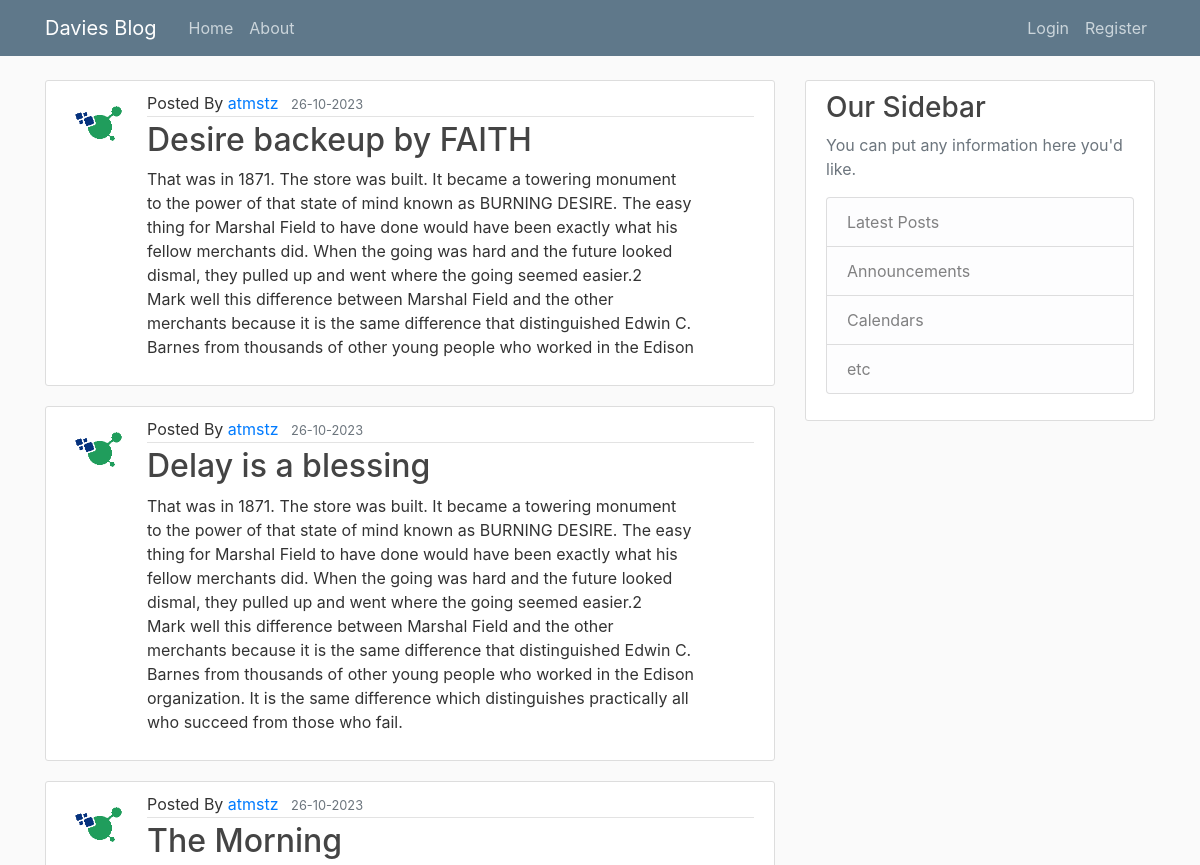
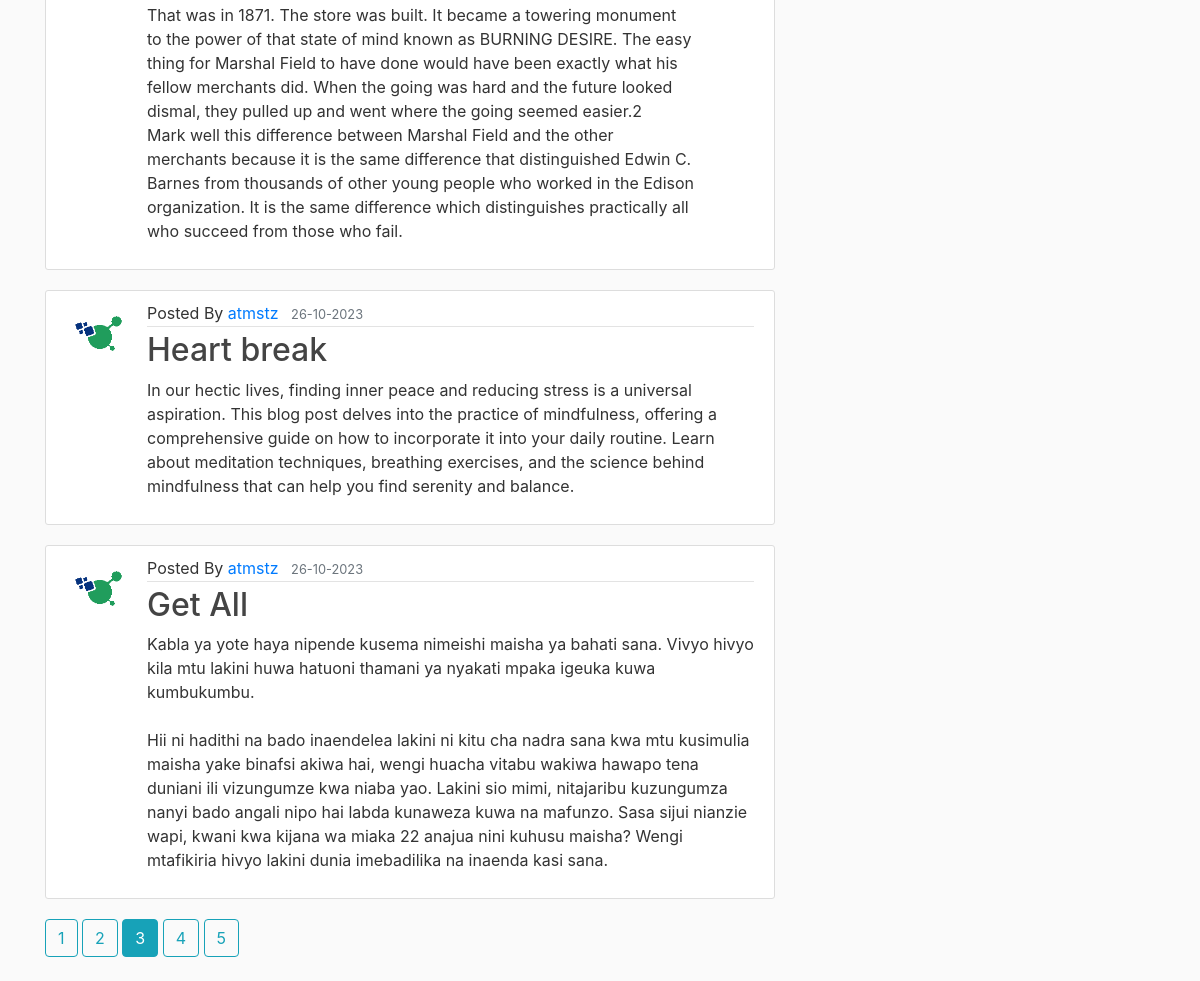
Screenshot of /home?page=3 with the database file from the repository (2 pictures, top to bottom).
### DaviesBlog/models.py (models this page shows, shortened)
class Post(db.Model, UserMixin):
    id = db.Column(db.Integer, primary_key=True)
    title = db.Column(db.String(100), nullable=False)
    date_posted = db.Column(db.DateTime, nullable=False, default=datetime.utcnow)
    content = db.Column(db.Text, nullable=False)
    user_id = db.Column(db.Integer, db.ForeignKey('user.id'), nullable=False)

class User(db.Model, UserMixin):
    id = db.Column(db.Integer, primary_key=True)
    username = db.Column(db.String(20), unique=True, nullable=False)
    email = db.Column(db.String(120), unique=True, nullable=False)
    image_file = db.Column(db.String(20), nullable=False, default='default.jpg')
    password = db.Column(db.String(60), nullable=False)
    posts = db.relationship('Post', backref='author', lazy=True)

### DaviesBlog/main/routes.py (the view)
@main.route("/")
@main.route("/home")
def home():
    page = request.args.get('page', 1, type=int)
    posts = Post.query.order_by(Post.date_posted.desc()).paginate(page=page,  per_page=5)
    return render_template('home.html', posts=posts)

### DaviesBlog/templates/home.html
{% extends "layout.html" %}
    {% block content %}
       {% for post in posts.items  %}
        <article class="media content-section">
            <img class="rounded-circle article-img" src="{{ url_for('static', filename='profile_pics/' + post.author.image_file) }}" alt="">
            <div class="media-body">
                <div class="article-metadata">
                   Posted By <a class="mr-2" href="{{ url_for('users.user_posts', username=post.author.username) }}">{{ post.author.username }}</a>
                    <small class="text-muted">{{ post.date_posted.strftime('%d-%m-%Y ') }}</small>
                </div>
                <h2><a class="article-title" href="{{url_for('posts.post', post_id=post.id)}}">{{ post.title }}</a></h2>
                <p class="article-content">{{ post.content }}</p>
            </div>
        </article>
        {% endfor %}
        {% for page_num in posts.iter_pages(left_edge=1, right_edge=1, left_current=1, right_current=2) %}
            {% if page_num %}
                {% if posts.page == page_num %}
                    <a class="btn  btn-info mb-4" href="{{ url_for('main.home', page=page_num) }}">{{ page_num }}</a>
                {% else %}
                    <a class="btn btn-outline-info mb-4" href="{{ url_for('main.home', page=page_num) }}">{{ page_num }}</a>
                {% endif %}
            {% else %}
                ...
            {% endif %}
        {% endfor %}
    {% endblock content %}

### DaviesBlog/static/main.css (style rules this page uses)
body { background: #fafafa; color: #333333; margin-top: 5rem; }
h1, h2, h3, h4, h5, h6 { color: #444444; }
.content-section { background: #ffffff; padding: 10px 20px; border: 1px solid #dddddd; border-radius: 3px; margin-bottom: 20px; }
.article-title { color: #444444; }
.article-content { white-space: pre-line; }
.article-img { height: 65px; width: 65px; margin-right: 16px; }
.article-metadata { padding-bottom: 1px; margin-bottom: 4px; border-bottom: 1px solid #e3e3e3 }

### rows the page displays
Post: image_file (picture), author.username "atmstz", date_posted "26-10-2023", title "Desire backeup by FAITH", content "That was in 1871. The store was built. It became a towering monument to the power of that state of mind known as BURNING DESIRE. The easy thing for Marshal Field to have done would have been exactly what his fellow merchants did. When the going was hard and the future looked dismal, they pulled up and went where the going seemed easier.2 Mark well this difference between Marshal Field and the other merchants because it is the same difference that distinguished Edwin C. Barnes from thousands of other young people who worked in the Edison"
Post: image_file (picture), author.username "atmstz", date_posted "26-10-2023", title "Delay is a blessing", content "That was in 1871. The store was built. It became a towering monument to the power of that state of mind known as BURNING DESIRE. The easy thing for Marshal Field to have done would have been exactly what his fellow merchants did. When the going was hard and the future looked dismal, they pulled up and went where the going seemed easier.2 Mark well this difference between Marshal Field and the other merchants because it is the same difference that distinguished Edwin C. Barnes from thousands of other young people who worked in the Edison organization. It is the same difference which distinguishes practically all who succeed from those who fail."
Post: image_file (picture), author.username "atmstz", date_posted "26-10-2023", title "The Morning", content "That was in 1871. The store was built. It became a towering monument to the power of that state of mind known as BURNING DESIRE. The easy thing for Marshal Field to have done would have been exactly what his fellow merchants did. When the going was hard and the future looked dismal, they pulled up and went where the going seemed easier.2 Mark well this difference between Marshal Field and the other merchants because it is the same difference that distinguished Edwin C. Barnes from thousands of other young people who worked in the Edison organization. It is the same difference which distinguishes practically all who succeed from those who fail."
Post: image_file (picture), author.username "atmstz", date_posted "26-10-2023", title "Heart break", content "In our hectic lives, finding inner peace and reducing stress is a universal aspiration. This blog post delves into the practice of mindfulness, offering a comprehensive guide on how to incorporate it into your daily routine. Learn about meditation techniques, breathing exercises, and the science behind mindfulness that can help you find serenity and balance."
Post: image_file (picture), author.username "atmstz", date_posted "26-10-2023", title "Get All", content "Kabla ya yote haya nipende kusema nimeishi maisha ya bahati sana. Vivyo hivyo kila mtu lakini huwa hatuoni thamani ya nyakati mpaka igeuka kuwa kumbukumbu. Hii ni hadithi na bado inaendelea lakini ni kitu cha nadra sana kwa mtu kusimulia maisha yake binafsi akiwa hai, wengi huacha vitabu wakiwa hawapo tena duniani ili vizungumze kwa niaba yao. Lakini sio mimi, nitajaribu kuzungumza nanyi bado angali nipo hai labda kunaweza kuwa na mafunzo. Sasa sijui nianzie wapi, kwani kwa kijana wa miaka 22 anajua nini kuhusu maisha? Wengi mtafikiria hivyo lakini dunia imebadilika na inaenda kasi sana."

### other values shown
{{ page_num }} "1" "2" "4" "5"
{{ page_num }} "3"
